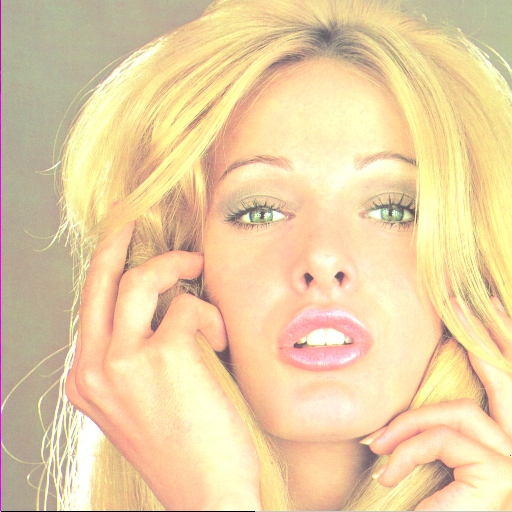
#> input picture picture/4.2.02.tiff, 512 x 512 px
$ python 'Experiment 5.py'
#> lines starting #> are read from the running program, lines starting #| are printed output that depends on the picture
import numpy as np
import matplotlib.pyplot as plt
from scipy.fftpack import fft2, ifft2, fftshift
from skimage import io, color
def low_pass_filter(fshift, cutoff):
    rows, cols = fshift.shape
    crow, ccol = rows // 2, cols // 2
    mask = np.zeros((rows, cols), np.uint8)
    mask[crow - cutoff:crow + cutoff, ccol - cutoff:ccol + cutoff] = 1
    fshift_filtered = fshift * mask
    return fshift_filtered
def butterworth_high_pass_filter(fshift, cutoff, order=2):
    rows, cols = fshift.shape
    crow, ccol = rows // 2, cols // 2
    u = np.arange(rows)
    v = np.arange(cols)
    U, V = np.meshgrid(v - ccol, u - crow)
    D = np.sqrt(U**2 + V**2)
    H = 1 / (1 + (cutoff / (D + 1e-5))**(2 * order))
    fshift_filtered = fshift * H
    return fshift_filtered, H
image = io.imread('picture/4.2.02.tiff')
#> image is the input picture: shape (512, 512, 3); mean R, G, B 234.2, 208.6, 163.6
if len(image.shape) == 3:
    image = color.rgb2gray(image)
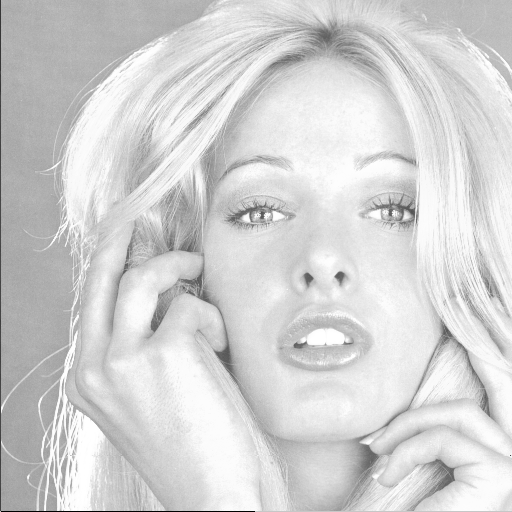
#> image: shape (512, 512) float64; min 0, max 1, mean 0.827
f = fft2(image)
fshift = fftshift(f)
magnitude_spectrum = 20 * np.log(np.abs(fshift))
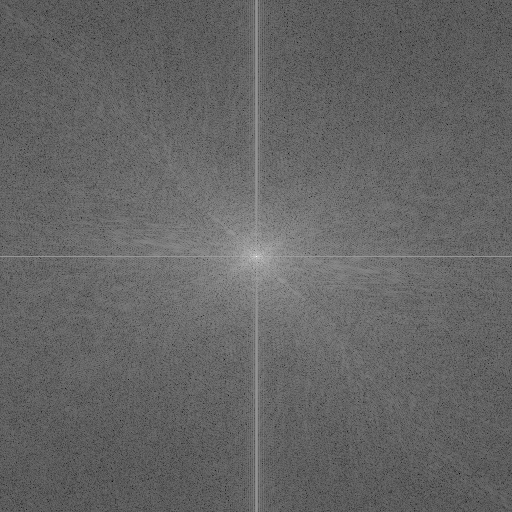
#> magnitude_spectrum: shape (512, 512) float64; min -84.09, max 245.7, mean 47; drawn with min black and max white
cutoff_low, cutoff, order = 30, 30, 2
fshift_low_pass = low_pass_filter(fshift, cutoff_low)
f_low_pass = fftshift(fshift_low_pass)
image_low_pass = ifft2(f_low_pass)
image_low_pass = np.abs(image_low_pass)
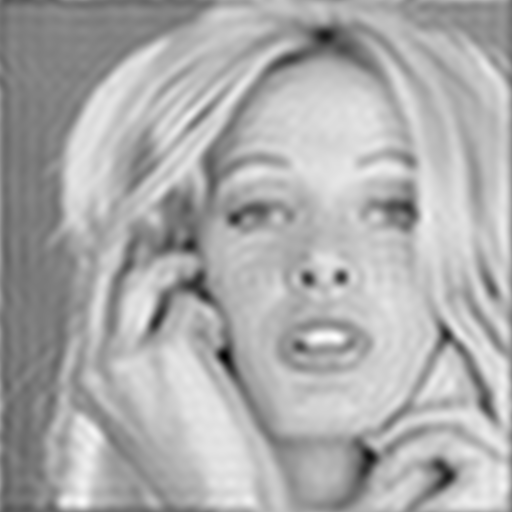
#> image_low_pass: shape (512, 512) float64; min 0.317, max 1.07, mean 0.827; drawn with min black and max white
fshift_high_pass, H = butterworth_high_pass_filter(fshift, cutoff, order)
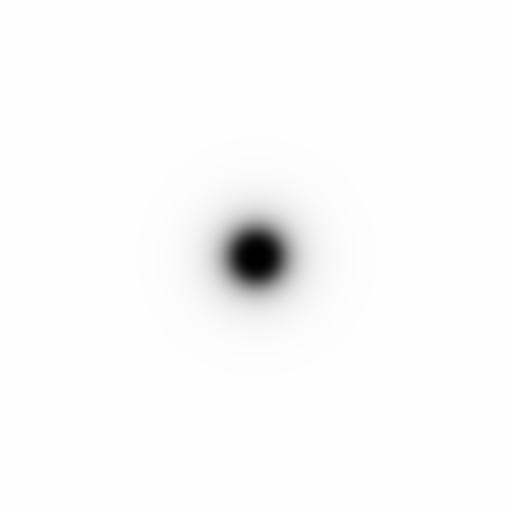
#> H: shape (512, 512) float64; min 1.23e-26, max 1, mean 0.983
f_high_pass = fftshift(fshift_high_pass)
image_high_pass = ifft2(f_high_pass)
image_high_pass = np.abs(image_high_pass)
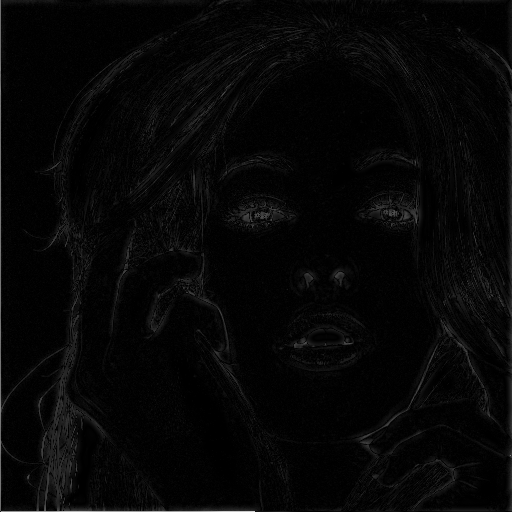
#> image_high_pass: shape (512, 512) float64; min 1.08e-08, max 0.838, mean 0.0265
fig, axs = plt.subplots(2, 3, figsize=(15, 10))
axs[0, 0].imshow(image, cmap='gray')
axs[0, 0].set_title('Original Image')
axs[0, 0].axis('off')
axs[1, 0].imshow(magnitude_spectrum, cmap='gray')
axs[1, 0].set_title('Magnitude Spectrum')
axs[1, 0].axis('off')
axs[0, 1].imshow(image_low_pass, cmap='gray')
axs[0, 1].set_title('Low Pass Filtered Image')
axs[0, 1].axis('off')
axs[1, 1].imshow(np.abs(fshift_low_pass), cmap='gray')
axs[1, 1].set_title('Low Pass Filtered Spectrum')
axs[1, 1].axis('off')
axs[0, 2].imshow(image_high_pass, cmap='gray')
axs[0, 2].set_title('High Pass Filtered Image')
axs[0, 2].axis('off')
axs[1, 2].imshow(np.abs(fshift_high_pass), cmap='gray')
axs[1, 2].set_title('High Pass Filtered Spectrum')
axs[1, 2].axis('off')
plt.tight_layout()
plt.show()
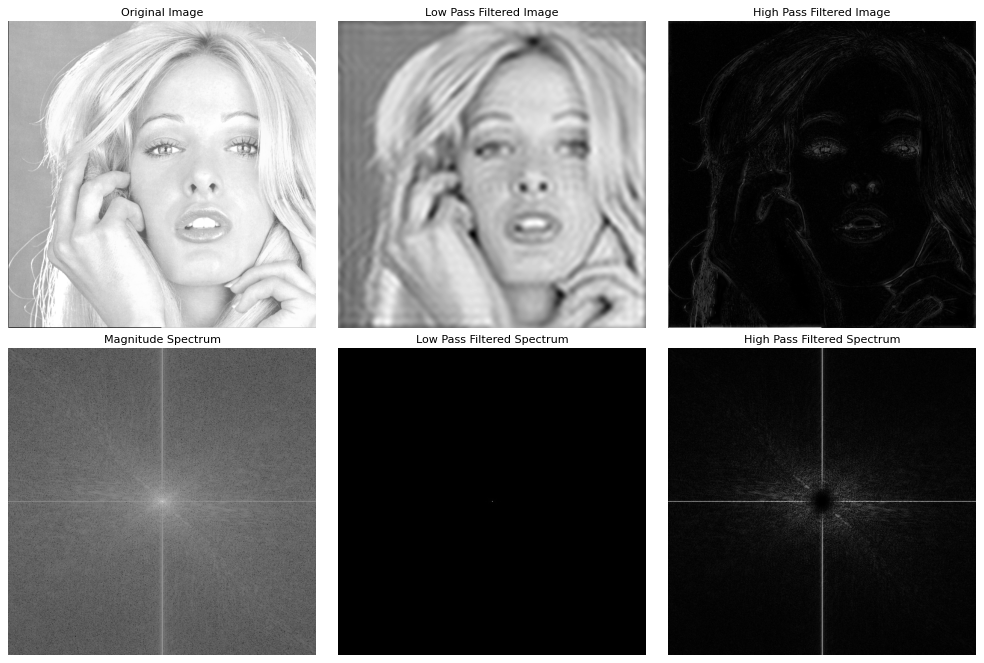
#> figure drawn by matplotlib, 6 panels

$ run again, with picture/4.1.01.tiff copied over picture/4.2.02.tiff
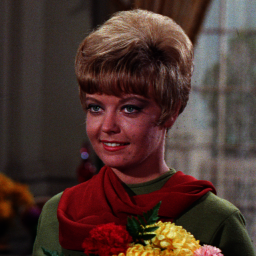
#> input picture picture/4.1.01.tiff, 256 x 256 px
#> image is the input picture: shape (256, 256, 3); mean R, G, B 75.8, 52.6, 46.3
#> image: shape (256, 256) float64
#> `fshift_high_pass, H = butterworth_high_pass_filter(fshift, cutoff, ord..`:
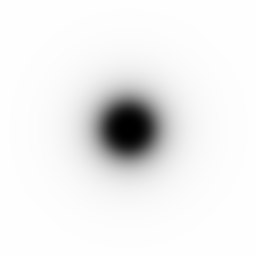
#> H: shape (256, 256) float64; min 1.23e-26, max 0.999, mean 0.934
#> `image_high_pass = np.abs(image_high_pass)`:
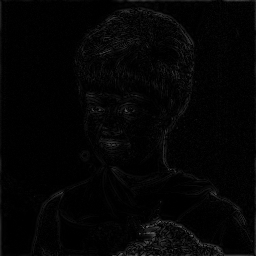
#> image_high_pass: shape (256, 256) float64; min 5.83e-08, max 0.396, mean 0.019

$ run again, with picture/4.1.02.tiff copied over picture/4.2.02.tiff
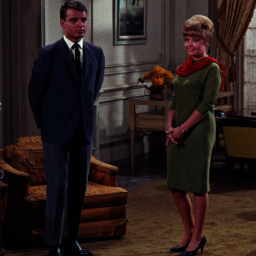
#> input picture picture/4.1.02.tiff, 256 x 256 px
#> image is the input picture: shape (256, 256, 3); mean R, G, B 42.1, 30.1, 27.5
#> image: shape (256, 256) float64
#> `fshift_high_pass, H = butterworth_high_pass_filter(fshift, cutoff, ord..`:
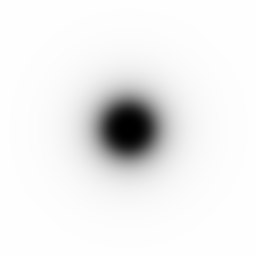
#> H: shape (256, 256) float64; min 1.23e-26, max 0.999, mean 0.934
#> `image_high_pass = np.abs(image_high_pass)`:
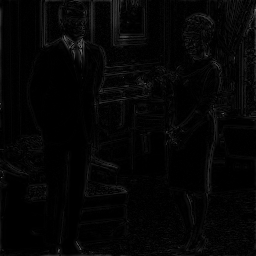
#> image_high_pass: shape (256, 256) float64; min 9.81e-08, max 0.46, mean 0.0209

$ run again, with picture/4.1.03.tiff copied over picture/4.2.02.tiff
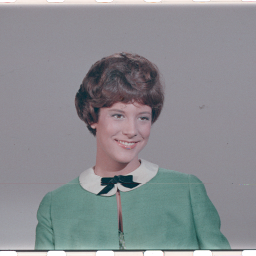
#> input picture picture/4.1.03.tiff, 256 x 256 px
#> image is the input picture: shape (256, 256, 3); mean R, G, B 137.6, 140, 144
#> image: shape (256, 256) float64
#> `fshift_high_pass, H = butterworth_high_pass_filter(fshift, cutoff, ord..`:
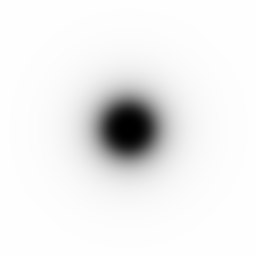
#> H: shape (256, 256) float64; min 1.23e-26, max 0.999, mean 0.934
#> `image_high_pass = np.abs(image_high_pass)`:
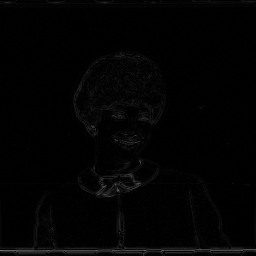
#> image_high_pass: shape (256, 256) float64; min 5.56e-09, max 0.482, mean 0.0131
